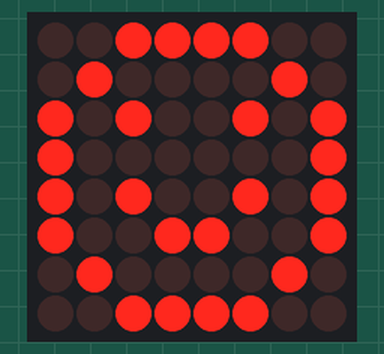
Simulated run of this sketch. Board: Arduino Uno, built with avr-gcc and run on an emulated ATmega328P. Shown: 8×8 LED matrix.

Above: at 0.1 s.
At 1.1 s:
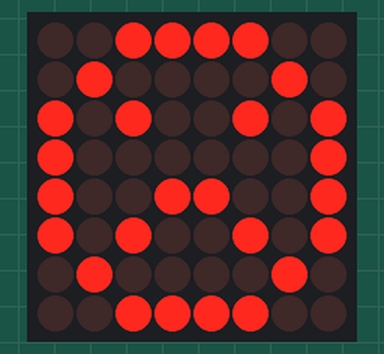

The sketch:

matrix.ino
```cpp
#include <LedControl.h>

const int DIN_PIN = 8;
const int CS_PIN = 9;
const int CLK_PIN = 10;

const uint64_t IMAGES[] = { //VAINA A CAMBIAR
  0x3c4299a581a5423c,
  0x3c42a59981a5423c
};
const int IMAGES_LEN = sizeof(IMAGES)/8;


LedControl display = LedControl(DIN_PIN, CLK_PIN, CS_PIN);


void setup() {
  display.clearDisplay(0);
  display.shutdown(0, false);
  display.setIntensity(0, 10);
}

void displayImage(uint64_t image) {
  for (int i = 0; i < 8; i++) {
    byte row = (image >> i * 8) & 0xFF;
    for (int j = 0; j < 8; j++) {
      display.setLed(0, i, j, bitRead(row, j));
    }
  }
}

int i = 0;

void loop() {
  displayImage(IMAGES[i]);
  if (++i >= IMAGES_LEN ) {
    i = 0;
  }
  delay(1000); //TIEMPO DE CAMBIO
}
```

Measured:
- what the display in image 1 shows lasts 1.0 s, from 1.0 s to 2.0 s
